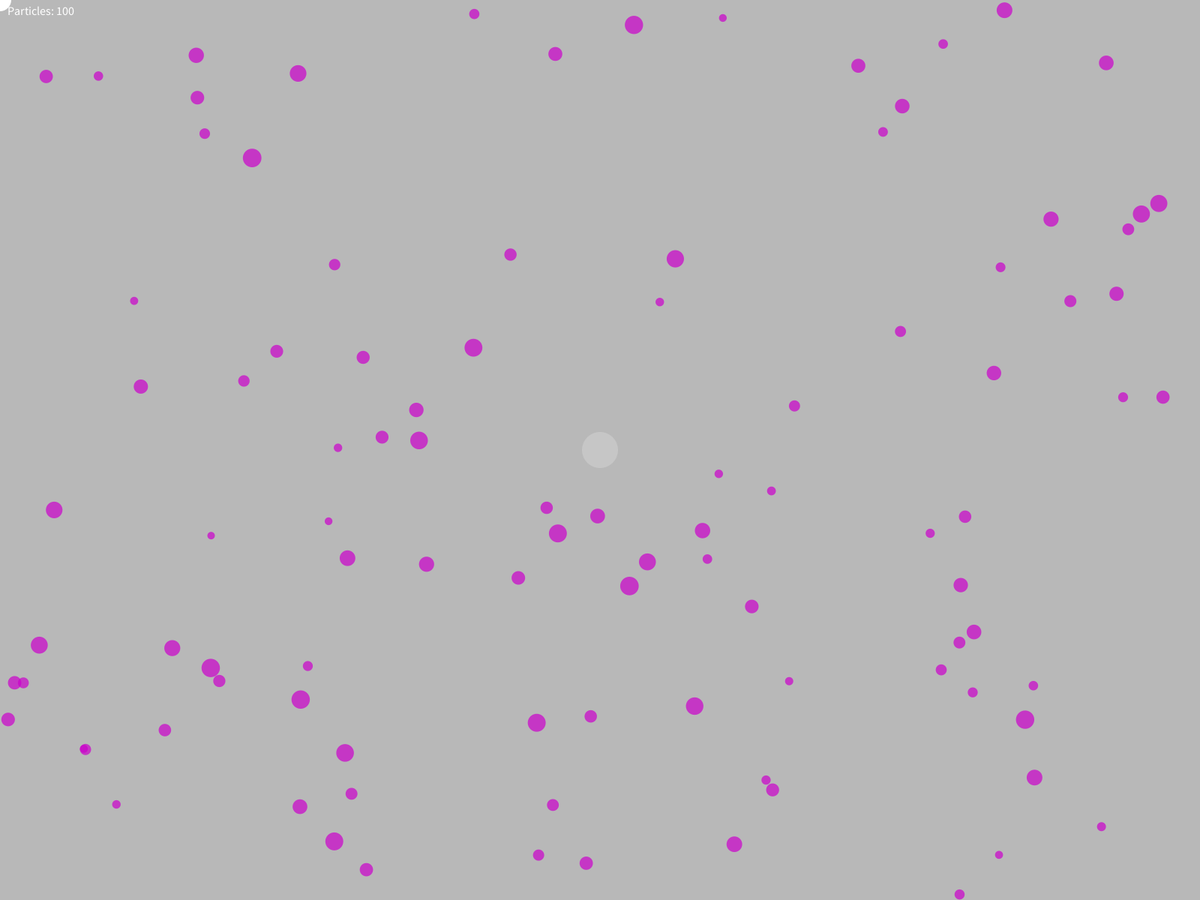
Frame 1 (no input)
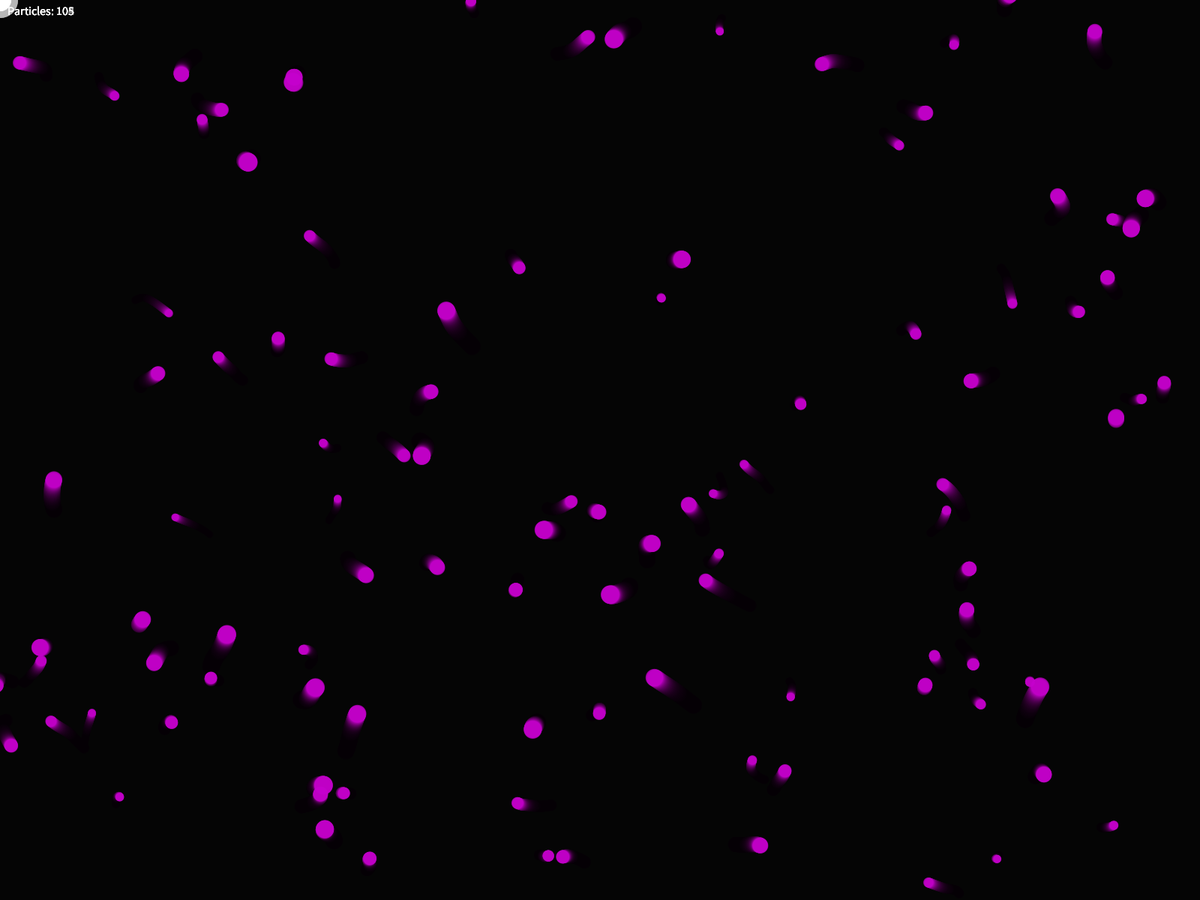
Frame 60 (the mouse pressed at the canvas centre just before this capture)
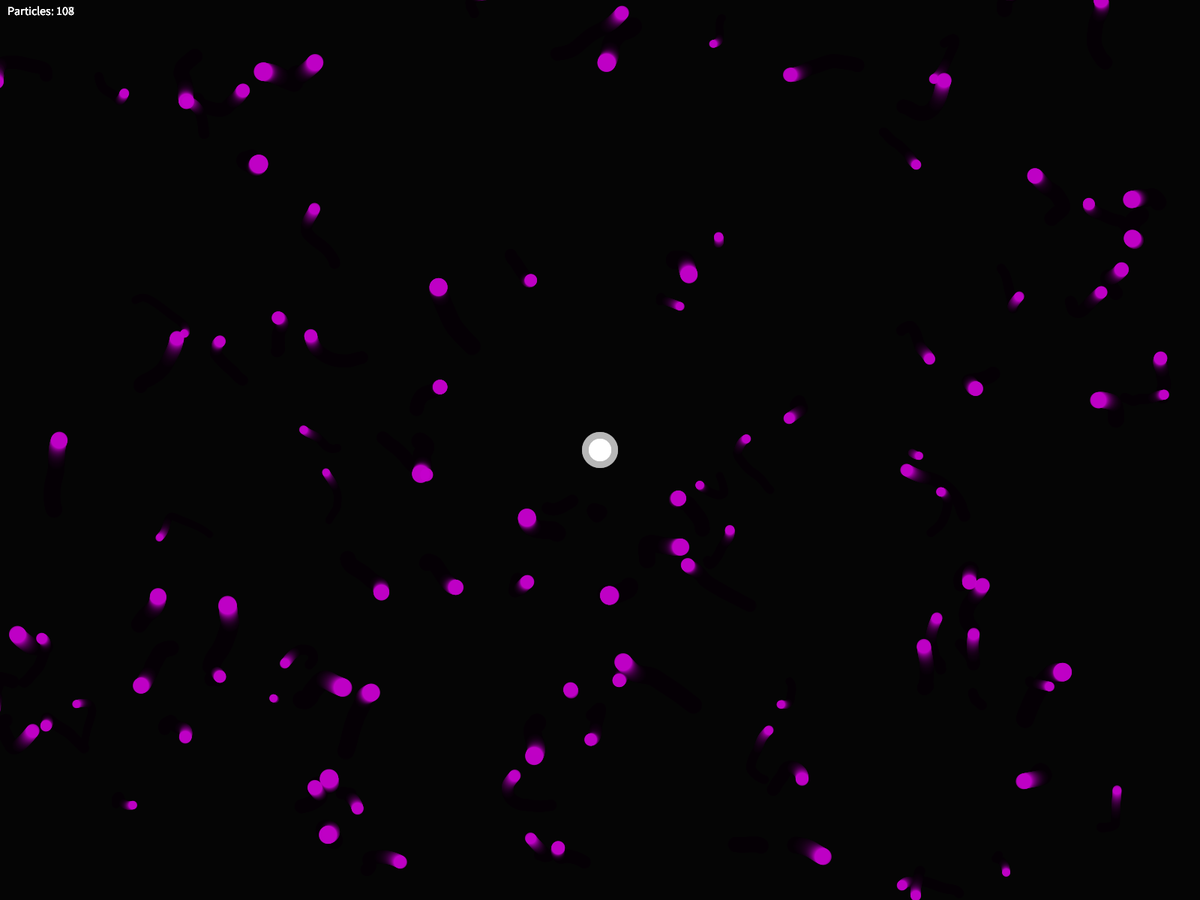
Frame 120 (the mouse held since frame 60 and released just before this capture)

The Processing sketch that drew these frames (run headless with seeded random() and noise(); from frame 60 on, the mouse is pressed at the canvas centre):

// Processing sketch: imshi
// ── imshi.pde
ArrayList<Particle> particles;
Light light;
float lightRange = 60;
boolean isSpreading = false;
float spreadSpeed = 20;
float noiseOffsetX, noiseOffsetY;

void settings() {
  size(displayWidth, displayHeight); // 풀스크린
}

void setup() {
  particles = new ArrayList<Particle>();
  noiseOffsetX = random(1000);
  noiseOffsetY = random(2000);
  
  for (int i = 0; i < 100; i++) {
    particles.add(new Particle(random(width), random(height)));
  }
  
  light = new Light(width / 2, height / 2, lightRange);
}

void draw() {
  // 잔상을 위한 반투명 배경
  fill(0, 25); 
  noStroke();
  rect(0, 0, width, height);

  // 파티클 생성 확률 증가
  if (random(1) < 0.1) {
    particles.add(new Particle(random(width), random(height)));
  }

  // ArrayList 크기에 따라 색상 변화
  int particleCount = particles.size();
  float colorFactor = map(particleCount, 0, 200, 255, 50);

  // 파티클 업데이트 및 표시
  for (int i = particles.size() - 1; i >= 0; i--) {
    Particle p = particles.get(i);
    //색을 넣음 
    p.setColor(colorFactor);
    //
    p.update();
    p.display();

    // 빛이 지나가는 경로에서 삭제
    if (dist(p.x, p.y, light.x, light.y) < light.range) {
      particles.remove(i);
    }

    // 빛 퍼짐 효과에 따른 삭제
    if (isSpreading && dist(p.x, p.y, light.x, light.y) < light.range) {
      particles.remove(i);
    }
  }

  // 충돌 체크
  checkCollisions();

  // 빛 업데이트
  light.update(mouseX, mouseY);

  if (isSpreading) {
    light.range += spreadSpeed;
    if (light.range > 120) {
      isSpreading = false;
      light.range = lightRange;
    }
  }

  light.display(isSpreading);

  // 파티클 개수 표시
  fill(255);
  textSize(16);
  text("Particles: " + particles.size(), 10, 20);
}

void mousePressed() {
  isSpreading = true;
}

void checkCollisions() {
  for (int i = 0; i < particles.size(); i++) {
    for (int j = i + 1; j < particles.size(); j++) {
      Particle p1 = particles.get(i);
      Particle p2 = particles.get(j);
      if (dist(p1.x, p1.y, p2.x, p2.y) < (p1.size + p2.size) / 2) {
        // 충돌 후 반대 방향으로 튕김
        float angle = atan2(p2.y - p1.y, p2.x - p1.x);
        p1.xSpeed -= cos(angle) * 2;
        p1.ySpeed -= sin(angle) * 2;
        p2.xSpeed += cos(angle) * 2;
        p2.ySpeed += sin(angle) * 2;
      }
    }
  }
}

class Particle {
  float x, y;
  float xSpeed, ySpeed;
  float size;
  color col;
  float xNoise, yNoise;

  Particle(float x, float y) {
    this.x = x;
    this.y = y;
    this.size = random(10, 25);
    this.col = color(150, 0, 255);

    // Noise 기반 움직임 초기화
    this.xNoise = random(1000);
    this.yNoise = random(2000);
  }

  void setColor(float factor) {
    //어레이 리스트에 있는 애가 여기 factor에 들어올거임 ㅇㅇ 
    float r = map(factor, 50, 255, 150, 255);
    float b = map(factor, 50, 255, 255, 150);
    this.col = color(r, 0, b);
  }

  void update() {
    // Noise를 활용한 부드러운 움직임
    x += map(noise(xNoise), 0, 1, -1.5, 1.5);
    y += map(noise(yNoise), 0, 1, -1.5, 1.5);

    // Noise 값 증가로 부드러운 이동
    xNoise += 0.01;
    yNoise += 0.01;

    // 화면 경계 반사
    if (x < 0 || x > width) xNoise = random(1000); // 방향 재설정
    if (y < 0 || y > height) yNoise = random(2000); // 방향 재설정
  }

  void display() {
    fill(col, 180);
    noStroke();
    ellipse(x, y, size, size);
  }
}

class Light {
  float x, y;
  float range;
  float prevX, prevY;

  Light(float x, float y, float range) {
    this.x = x;
    this.y = y;
    this.range = range;
    this.prevX = x;
    this.prevY = y;
  }

  void update(float newX, float newY) {
    this.prevX = this.x;
    this.prevY = this.y;
    this.x = newX;
    this.y = newY;
  }

  void display(boolean spreading) {
    noStroke();

    // 빛의 잔상 효과: 이전 위치에서 잔상이 남도록
    fill(255, 255, 255, 50); // 잔상의 투명도
    ellipse(prevX, prevY, range * 0.8, range * 0.8);

    if (spreading) {
      float pulse = abs(sin(frameCount * 0.1)); // 맥박 효과
      fill(255, 255, 255, 200 * pulse); // 투명도에 맥박 효과 반영
      ellipse(x, y, range * pulse, range * pulse);
    }
    fill(255, 255, 255, 255); // 중심 빛
    ellipse(x, y, range / 2, range / 2);
  }
}
